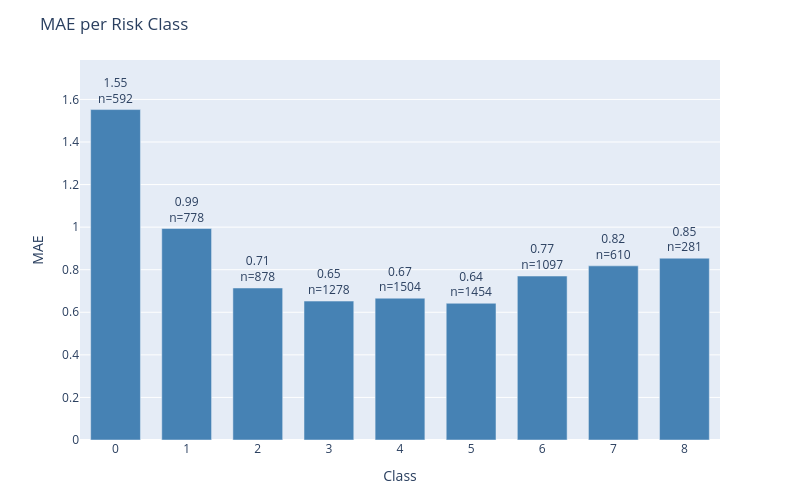

Notebook source saved alongside this figure:
### Code cell
plot_error_by_group(
    df=results_test,
    y_true_col='actual',
    y_pred_col='prediction',
    group_by='class',
    metric='mae',
    title='MAE per Risk Class'
)

### Figure 1 — Plotly figure (JSON) as saved in the notebook; plotly's stock layout.template omitted (floating-point values rounded to 4 significant figures)
{"data": [{"marker": {"color": "steelblue"}, "text": ["1.55<br>n=592", "0.99<br>n=778", "0.71<br>n=878", "0.65<br>n=1278", "0.67<br>n=1504", "0.64<br>n=1454", "0.77<br>n=1097", "0.82<br>n=610", "0.85<br>n=281"], "textposition": "outside", "type": "bar", "x": ["0", "1", "2", "3", "4", "5", "6", "7", "8"], "y": [1.552, 0.9936, 0.7141, 0.6526, 0.6662, 0.6424, 0.7703, 0.818, 0.8541]}], "layout": {"bargap": 0.3, "height": 500, "margin": {"b": 60, "t": 60}, "title": {"text": "MAE per Risk Class"}, "uniformtext": {"minsize": 8, "mode": "hide"}, "width": 800, "xaxis": {"title": {"text": "Class"}}, "yaxis": {"range": [0, 1.785], "title": {"text": "MAE"}}}}
